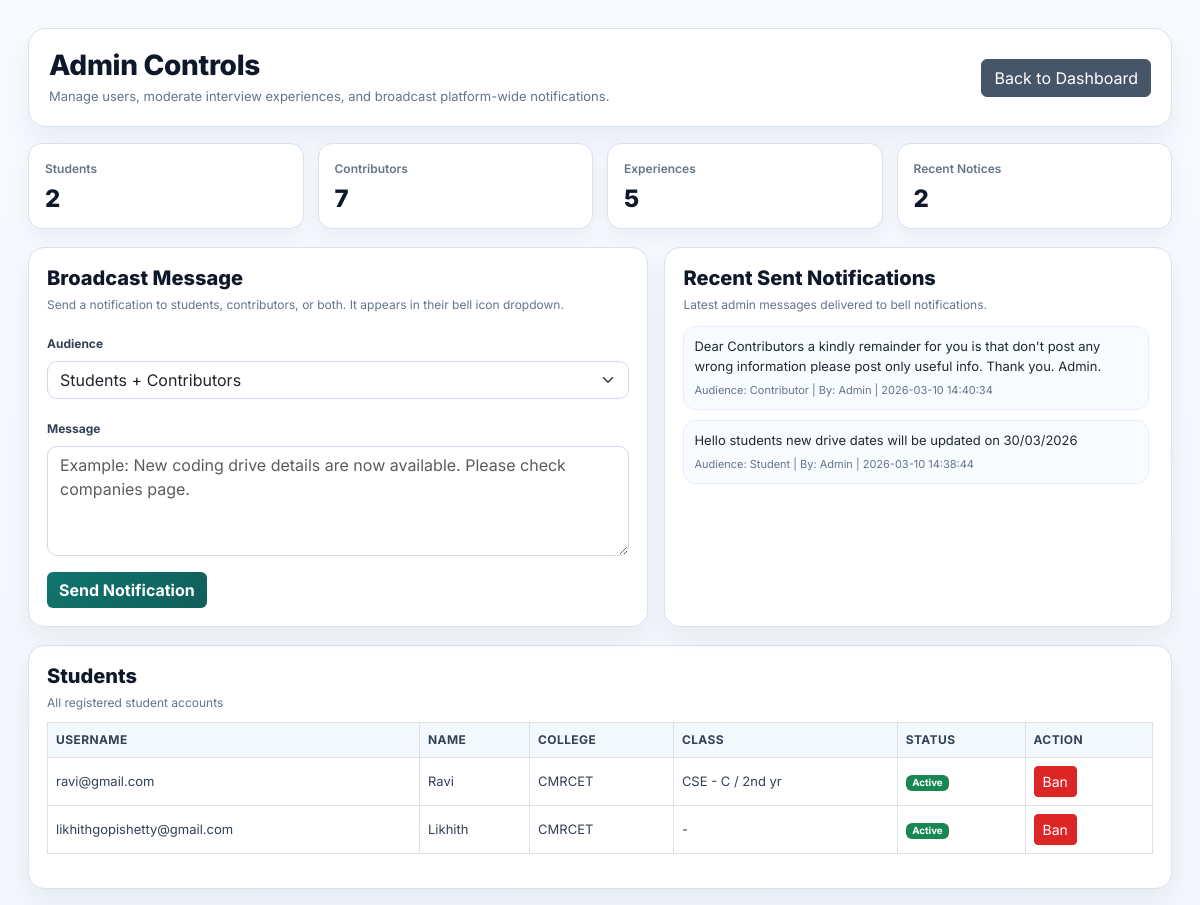
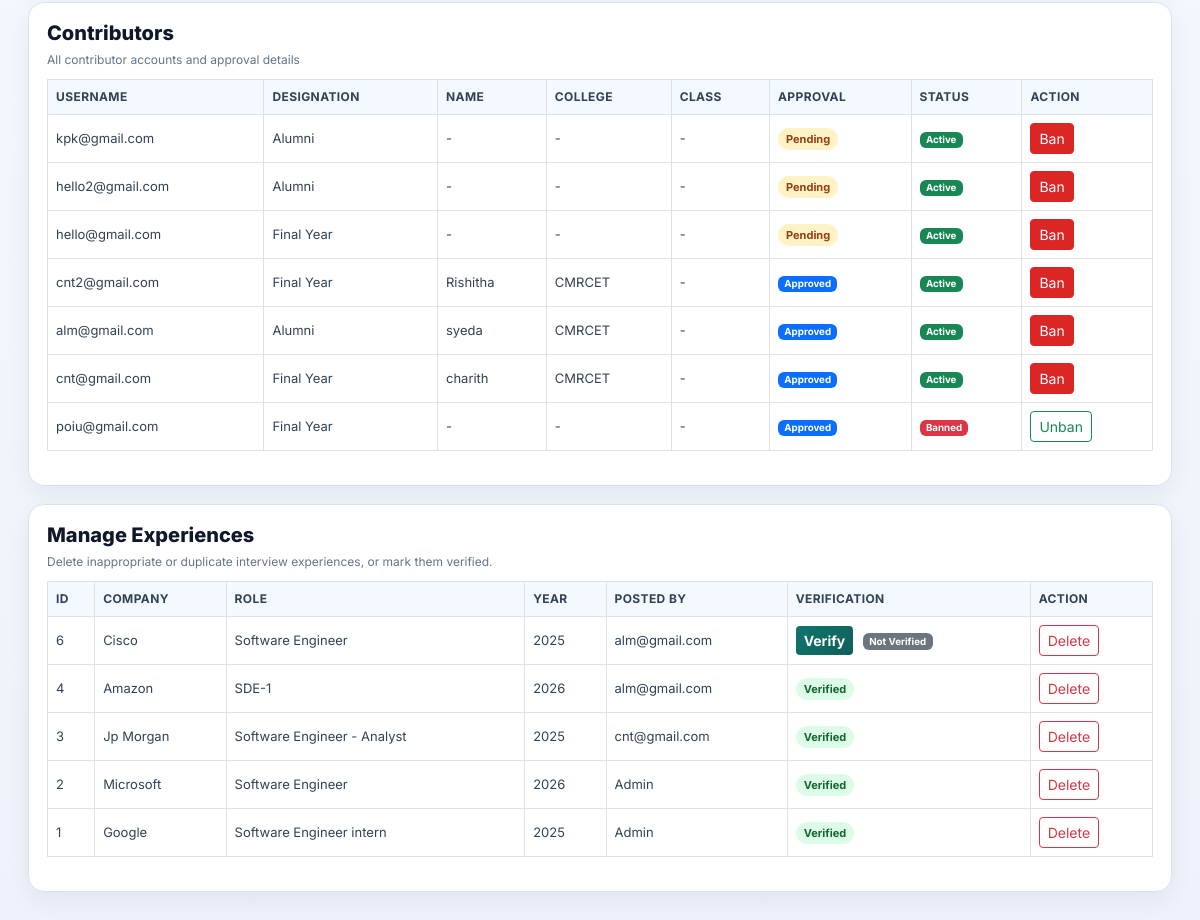
/admin/controls (signed in), run on the app's committed database (2 pictures, top to bottom).
### tables this page shows
CREATE TABLE admin_notifications(
        id INTEGER PRIMARY KEY AUTOINCREMENT,
        message TEXT NOT NULL,
        target_role TEXT NOT NULL DEFAULT 'all',
        created_by TEXT,
        created_at TEXT DEFAULT CURRENT_TIMESTAMP
    );

CREATE TABLE users(
        id INTEGER PRIMARY KEY AUTOINCREMENT,
        username TEXT UNIQUE,
        password TEXT,
        role TEXT,
        designation TEXT,
        approved INTEGER DEFAULT 1
    , full_name TEXT, college TEXT, class_name TEXT, is_banned INTEGER DEFAULT 0);

CREATE TABLE experiences(
        id INTEGER PRIMARY KEY AUTOINCREMENT,
        company TEXT,
        job_role TEXT,
        year INTEGER,
        description TEXT,
        posted_by TEXT
    , views INTEGER DEFAULT 0, interview_date TEXT, outcome TEXT, package_offered TEXT);

### app.py (the view)
@app.route("/admin/controls")
def admin_controls():
    if not is_admin_authenticated():
        return redirect("/login/admin")
    conn = sqlite3.connect("database.db")
    cur = conn.cursor()
    cur.execute("SELECT * FROM experiences ORDER BY id DESC")
    experiences = cur.fetchall()
    verified_ids = get_verified_ids(cur)
    cur.execute(
        """
        SELECT id, username, full_name, college, class_name, is_banned
        FROM users
        WHERE role='student'
        ORDER BY id DESC
        """
    )
    student_users = cur.fetchall()
    cur.execute(
        """
        SELECT id, username, designation, full_name, college, class_name, approved, is_banned
        FROM users
        WHERE role='contributor'
        ORDER BY id DESC
        """
    )
    contributor_users = cur.fetchall()
    cur.execute(
        """
        SELECT id, message, target_role, created_by, created_at
        FROM admin_notifications
        ORDER BY id DESC
        LIMIT 10
        """
    )
    recent_notifications = cur.fetchall()
    conn.close()
    return render_template(
        "admin_manage.html",
        experiences=experiences,
        student_users=student_users,
        contributor_users=contributor_users,
        verified_ids=verified_ids,
        recent_notifications=recent_notifications
    )

### app.py (called while the page is built)
def get_verified_ids(cur):
    cur.execute("SELECT experience_id FROM experience_verifications")
    return {row[0] for row in cur.fetchall()}

def is_admin_authenticated():
    return session.get("admin_logged_in") is True

### templates/admin_manage.html (shortened to what this page needs)
<!DOCTYPE html>
<html>
<head>
<link href="https://cdn.jsdelivr.net/npm/bootstrap@5.3.2/dist/css/bootstrap.min.css" rel="stylesheet">
</head>
<body>
<div class="wrap">
    <div class="header">
        <div>
            <h2>Admin Controls</h2>
            <p>Manage users, moderate interview experiences, and broadcast platform-wide notifications.</p>
        </div>
        <a href="/admin/home" class="btn btn-secondary">Back to Dashboard</a>
    </div>
    <div class="grid-cards">
        <div class="stat-card">
            <div class="stat-label">Students</div>
            <div class="stat-value">{{ student_users|length }}</div>
        </div>
        <div class="stat-card">
            <div class="stat-label">Contributors</div>
            <div class="stat-value">{{ contributor_users|length }}</div>
        </div>
        <div class="stat-card">
            <div class="stat-label">Experiences</div>
            <div class="stat-value">{{ experiences|length }}</div>
        </div>
        <div class="stat-card">
            <div class="stat-label">Recent Notices</div>
            <div class="stat-value">{{ recent_notifications|length }}</div>
        </div>
    </div>
    <div class="split">
        <div class="panel">
            <h3>Broadcast Message</h3>
            <div class="meta">Send a notification to students, contributors, or both. It appears in their bell icon dropdown.</div>
            <form method="POST" action="/admin/send_notification" class="mt-3">
                <div class="mb-3">
                    <label class="form-label">Audience</label>
                    <select name="target_role" class="form-select" required>
                        <option value="all">Students + Contributors</option>
                    </select>
                </div>
                <div class="mb-3">
                    <label class="form-label">Message</label>
                    <textarea name="message" class="form-control" rows="4" maxlength="400" placeholder="Example: New coding drive details are now available. Please check companies page." required></textarea>
                </div>
                <button class="btn btn-brand" type="submit">Send Notification</button>
            </form>
        </div>
        <div class="panel">
            <h3>Recent Sent Notifications</h3>
            <div class="meta">Latest admin messages delivered to bell notifications.</div>
            <div class="feed-list">
                {% if recent_notifications and recent_notifications|length > 0 %}
                    {% for n in recent_notifications %}
                    <div class="feed-item">
                        <div class="feed-msg">{{ n[1] }}</div>
                        <div class="feed-meta">Audience: {{ n[2]|capitalize }} | By: {{ n[3] }} | {{ n[4] }}</div>
                    </div>
                    {% endfor %}
                {% else %}
                    <div class="feed-item">
                        <div class="feed-msg">No notifications sent yet.</div>
                    </div>
                {% endif %}
            </div>
        </div>
    </div>
    <div class="section">
        <h3>Students</h3>
        <div class="meta">All registered student accounts</div>
        <div class="table-responsive">
            <table class="table table-bordered table-hover align-middle">
                <thead>
                    <tr>
                        <th>Username</th>
                        <th>Name</th>
                        <th>College</th>
                        <th>Class</th>
                        <th>Status</th>
                        <th>Action</th>
                    </tr>
                </thead>
                <tbody>
                    {% for user in student_users %}
                    <tr>
                        <td>{{ user[1] }}</td>
                        <td>{{ user[2] if user[2] else '-' }}</td>
                        <td>{{ user[3] if user[3] else '-' }}</td>
                        <td>{{ user[4] if user[4] else '-' }}</td>
                        <td>
                            {% if user[5] == 1 %}
                            <span class="badge text-bg-danger">Banned</span>
                            {% else %}
                            <span class="badge text-bg-success">Active</span>
                            {% endif %}
                        </td>
                        <td>
                            {% if user[5] == 0 %}
                            <form method="POST" action="/admin/ban_user/{{ user[0] }}">
                                <button class="btn btn-sm btn-danger" type="submit">Ban</button>
                            </form>
                            {% else %}
                            <form method="POST" action="/admin/unban_user/{{ user[0] }}">
                                <button class="btn btn-sm btn-outline-success" type="submit">Unban</button>
                            </form>
                            {% endif %}
                        </td>
                    </tr>
                    {% endfor %}
                </tbody>
            </table>
        </div>
    </div>
    <div class="section">
        <h3>Contributors</h3>
        <div class="meta">All contributor accounts and approval details</div>
        <div class="table-responsive">
            <table class="table table-bordered table-hover align-middle">
                <thead>
                    <tr>
                        <th>Username</th>
                        <th>Designation</th>
                        <th>Name</th>
                        <th>College</th>
                        <th>Class</th>
                        <th>Approval</th>
                        <th>Status</th>
                        <th>Action</th>
                    </tr>
                </thead>
                <tbody>
                    {% for user in contributor_users %}
                    <tr>
                        <td>{{ user[1] }}</td>
                        <td>{{ user[2] if user[2] else '-' }}</td>
                        <td>{{ user[3] if user[3] else '-' }}</td>
                        <td>{{ user[4] if user[4] else '-' }}</td>
                        <td>{{ user[5] if user[5] else '-' }}</td>
                        <td>
                            {% if user[6] == 1 %}
                            <span class="badge text-bg-primary">Approved</span>
                            {% else %}
                            <span class="badge-pending">Pending</span>
                            {% endif %}
                        </td>
                        <td>
                            {% if user[7] == 1 %}
                            <span class="badge text-bg-danger">Banned</span>
                            {% else %}
                            <span class="badge text-bg-success">Active</span>
                            {% endif %}
                        </td>
                        <td>
                            {% if user[7] == 0 %}
                            <form method="POST" action="/admin/ban_user/{{ user[0] }}">
                                <button class="btn btn-sm btn-danger" type="submit">Ban</button>
                            </form>
                            {% else %}
                            <form method="POST" action="/admin/unban_user/{{ user[0] }}">
                                <button class="btn btn-sm btn-outline-success" type="submit">Unban</button>
                            </form>
                            {% endif %}
                        </td>
                    </tr>
                    {% endfor %}
                </tbody>
            </table>
        </div>
    </div>
    <div class="section">
        <h3>Manage Experiences</h3>
        <div class="meta">Delete inappropriate or duplicate interview experiences, or mark them verified.</div>
        <div class="table-responsive">
            <table class="table table-bordered table-hover align-middle">
                <thead>
                    <tr>
                        <th>ID</th>
                        <th>Company</th>
                        <th>Role</th>
                        <th>Year</th>
                        <th>Posted By</th>
                        <th>Verification</th>
                        <th>Action</th>
                    </tr>
                </thead>
                <tbody>
                    {% for exp in experiences %}
                    <tr>
                        <td>{{ exp[0] }}</td>
                        <td>{{ exp[1] }}</td>
                        <td>{{ exp[2] }}</td>
                        <td>{{ exp[3] }}</td>
                        <td>{{ exp[5] }}</td>
                        <td>
                            {% if verified_ids and exp[0] in verified_ids %}
                            <span class="badge-verified">Verified</span>
                            {% else %}
                            <form method="POST" action="/admin/verify_experience/{{ exp[0] }}" style="display:inline-block;margin-right:6px;">
                                <button class="btn btn-sm btn-brand" type="submit">Verify</button>
                            </form>
                            <span class="badge text-bg-secondary">Not Verified</span>
                            {% endif %}
                        </td>
                        <td>
                            <a href="/admin/delete_experience/{{ exp[0] }}" class="btn btn-sm btn-outline-danger">Delete</a>
                        </td>
                    </tr>
                    {% endfor %}
                </tbody>
            </table>
        </div>
    </div>
</div>
</body>
</html>

### templates/admin_manage.html (style rules this page uses)
:root { --bg:#eef3fb; --surface:#ffffff; --line:#d8e2f0; --ink:#0f172a; --muted:#64748b; --brand:#0f766e; --brand-deep:#115e59; --violet:#4338ca; --danger:#dc2626; }
* { font-family:'Inter',sans-serif; }
body { background:linear-gradient(180deg,#f7faff 0%,var(--bg) 100%);padding:28px;color:var(--ink); }
.wrap { max-width:1260px;margin:0 auto; }
.header { display:flex; justify-content:space-between; align-items:center; gap:16px; background:var(--surface); border:1px solid var(--line); border-radius:18px; padding:20px; box-shadow:0 14px 28px rgba(15,23,42,0.06); }
.header h2 { margin:0;font-size:28px;font-weight:800;letter-spacing:-0.3px; }
.header p { margin:4px 0 0;font-size:13px;color:var(--muted); }
.grid-cards { display:grid; grid-template-columns:repeat(4,minmax(0,1fr)); gap:14px; margin-top:16px; }
.stat-card { background:var(--surface); border:1px solid var(--line); border-radius:14px; padding:16px; box-shadow:0 8px 20px rgba(15,23,42,0.05); }
.stat-label { font-size:12px;color:var(--muted);font-weight:600; }
.stat-value { font-size:24px;font-weight:800;line-height:1.1;margin-top:8px; }
.split { display:grid; grid-template-columns:1.1fr 0.9fr; gap:16px; margin-top:18px; }
.panel { background:var(--surface); border:1px solid var(--line); border-radius:16px; padding:18px; box-shadow:0 10px 24px rgba(15,23,42,0.06); }
.panel h3 { margin:0;font-size:20px;font-weight:800; }
.meta { font-size:12px;color:var(--muted);margin-top:6px; }
.form-label { font-size:12px;font-weight:700;color:#334155; }
.form-control,.form-select { border-radius:10px;border:1px solid #cfd8e6; }
.btn-brand { background:linear-gradient(135deg,var(--brand),var(--brand-deep));border:none;color:#fff;font-weight:700; }
.feed-list { margin-top:12px;display:flex;flex-direction:column;gap:10px;max-height:280px;overflow:auto;padding-right:4px; }
.feed-item { border:1px solid #e5edf7;border-radius:12px;padding:10px;background:#f8fbff; }
.feed-msg { font-size:13px;color:#1f2937;line-height:1.5; }
.feed-meta { font-size:11px;color:#64748b;margin-top:6px; }
.section { background:var(--surface);border:1px solid var(--line);border-radius:16px;padding:18px;margin-top:18px;box-shadow:0 10px 24px rgba(15,23,42,0.06); }
.section h3 { margin-bottom:6px;font-size:20px;font-weight:800; }
.table { --bs-table-bg:transparent;margin-top:10px; }
.table thead th { font-size:12px;text-transform:uppercase;letter-spacing:0.4px;color:#334155;background:#f4f8ff; }
.table td { font-size:13px;color:#334155; }
.badge-pending { background:#fef3c7;color:#92400e;padding:4px 8px;border-radius:999px;font-size:11px;font-weight:700; }
.badge-verified { background:#dcfce7;color:#166534;padding:4px 8px;border-radius:999px;font-size:11px;font-weight:700; }
.btn-secondary { background:#475569;border-color:#475569; }
.btn-danger { background:var(--danger);border-color:var(--danger); }

### data on the page
admin_notifications: message "Dear Contributors a kindly remainder for you is that don't post any wrong information please post only useful info. Thank you. Admin.", target_role "Contributor", created_by "Admin", created_at "2026-03-10 14:40:34"
admin_notifications: message "Hello students new drive dates will be updated on 30/03/2026", target_role "Student", created_by "Admin", created_at "2026-03-10 14:38:44"
users: username "ravi@gmail.com", full_name "Ravi", college "CMRCET", class_name "CSE - C / 2nd yr", is_banned "Active"
users: username "likhithgopishetty@gmail.com", full_name "Likhith", college "CMRCET", user "-", is_banned "Active"
users: username "kpk@gmail.com", designation "Alumni", user "-", approved "Pending", is_banned "Active"
users: username "hello2@gmail.com", designation "Alumni", user "-", approved "Pending", is_banned "Active"
users: username "hello@gmail.com", designation "Final Year", user "-", approved "Pending", is_banned "Active"
users: username "cnt2@gmail.com", designation "Final Year", full_name "Rishitha", college "CMRCET", user "-", approved "Approved", is_banned "Active"
users: username "alm@gmail.com", designation "Alumni", full_name "syeda", college "CMRCET", user "-", approved "Approved", is_banned "Active"
users: username "cnt@gmail.com", designation "Final Year", full_name "charith", college "CMRCET", user "-", approved "Approved", is_banned "Active"
users: username "poiu@gmail.com", designation "Final Year", user "-", approved "Approved", is_banned "Banned"
experiences: id "6", company "Cisco", job_role "Software Engineer", year "2025", posted_by "alm@gmail.com"
experiences: id "4", company "Amazon", job_role "SDE-1", year "2026", posted_by "alm@gmail.com", shows "Verified"
experiences: id "3", company "Jp Morgan", job_role "Software Engineer - Analyst", year "2025", posted_by "cnt@gmail.com", shows "Verified"
experiences: id "2", company "Microsoft", job_role "Software Engineer", year "2026", posted_by "Admin", shows "Verified"
experiences: id "1", company "Google", job_role "Software Engineer intern", year "2025", posted_by "Admin", shows "Verified"

### other printed values
{{ student_users|length }} "2"
{{ contributor_users|length }} "7"
{{ experiences|length }} "5"
{{ recent_notifications|length }} "2"
